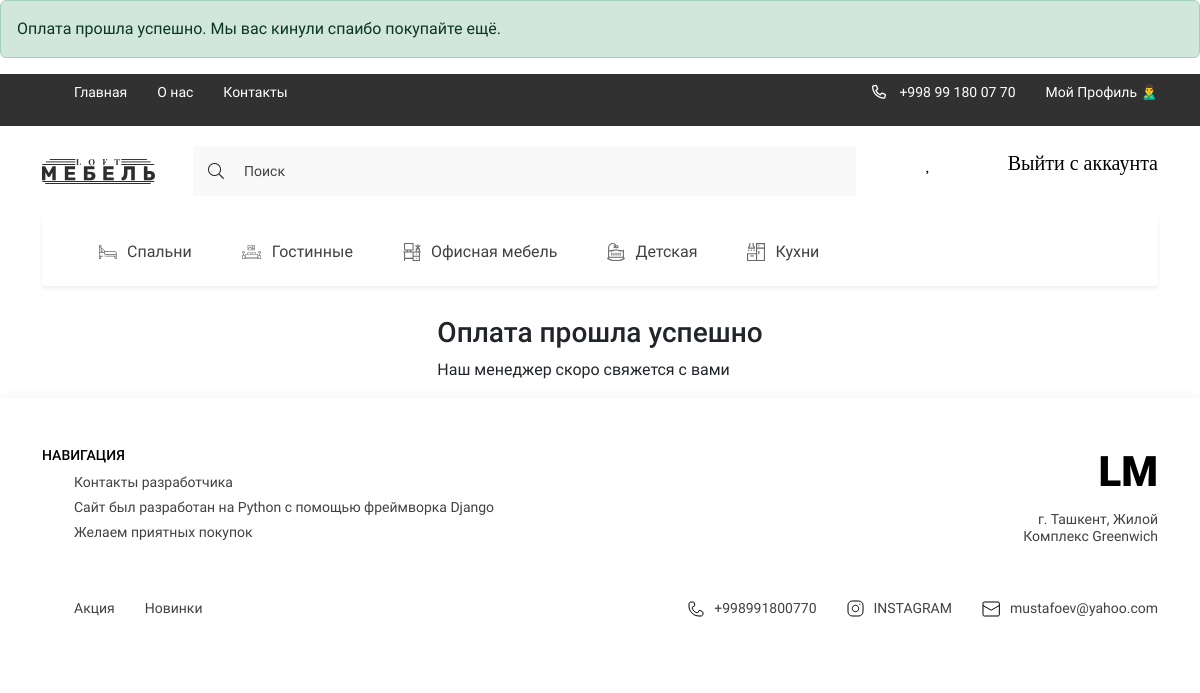
/success/ (signed in), run on the app's committed database.
### digital/models.py (models this page shows, shortened)
class Category(models.Model):
    title = models.CharField(max_length=150, verbose_name='Название категории')
    image = models.ImageField(upload_to='categories/', verbose_name='Изображение', blank=True, null=True)
    slug = models.SlugField(unique=True, null=True)
    parent = models.ForeignKey('self', on_delete=models.CASCADE, null=True, blank=True, related_name='subcategories',
                               related_query_name='subcategories', verbose_name='Категория')
    def get_absolute_url(self):
        return reverse('category_page', kwargs={'slug': self.slug})
    def get_image_category(self):
        if self.image:
            return self.image.url
        else:
            return '-'
    class Meta:
        verbose_name = 'Категория'
        verbose_name_plural = 'Категории'

### digital/views.py (the view)
# urls.py: path('success/', success_payment, name='success'),
def success_payment(request):
    if request.user.is_authenticated:
        user_cart = CartForAuthenticatedUser(request)
        user_cart.clear()
        messages.success(request, 'Оплата прошла успешно. Мы вас кинули спаибо покупайте ещё.')
        return render(request, 'digital/success.html')
    else:
        return redirect('index')

### digital/models.py (called while the page is built)
    @property
    def get_cart_total_price(self):
        order_products = self.orderproduct_set.all()
        total_price = sum([product.get_total_price for product in order_products])
        return total_price

    @property
    def get_cart_total_quantity(self):
        order_products = self.orderproduct_set.all()
        total_price = sum([product.quantity for product in order_products])
        return total_price

### digital/templatetags/digital_tags.py (called while the page is built)
@register.simple_tag()
def get_categories():
    categories = Category.objects.filter(parent=None)
    return categories

### digital/utils.py (called while the page is built)
    def get_cart_info(self):
        customer, created = Customer.objects.get_or_create(user=self.user)
        order, created = Order.objects.get_or_create(customer=customer)
        order_products = order.orderproduct_set.all()
        cart_total_quantity = order.get_cart_total_quantity
        cart_total_price = order.get_cart_total_price
        return {
            'cart_total_quantity': cart_total_quantity,
            'cart_total_price': cart_total_price,
            'order': order,
            'products': order_products
        }

    def clear(self):
        order = self.get_cart_info()['order']
        order_products = order.orderproduct_set.all()
        for product in order_products:
            product.delete()
        order.save()

### digital/templates/digital/success.html (shortened to what this page needs)
{% extends 'base.html' %}
{% load static %}
{% load digital_tags %}
{% block main %}
<main>
    <div>
        <div>
            <h3>Оплата прошла успешно</h3>
            <p>Наш менеджер скоро свяжется с вами</p>
        </div>
    </div>
</main>
{% endblock main %}

### templates/components_base/_categories_list.html
{% load digital_tags %}
{% get_categories as categories %}
<ul class="header__list _categories">
    {% for category in categories %}
    <li>
        <a href="{{ category.get_absolute_url }}" class="header__list-links">
                                <span class="header__list-img">
                                    <img src="{{ category.get_image_category }}"
                                         alt="icons">
                                </span>
            {{ category.title }}
        </a>
    </li>
    {% endfor %}
</ul>

### digital/static/digital/style/style.css (style rules this page uses)
:root { --containerWidth: 1140px; --primaryColor: #414141; --primaryFont: 'Roboto'; --mainColor: #245462; }
* { padding: 0; margin: 0; box-sizing: border-box; text-decoration: none; list-style: none; font-family: var(--primaryFont); }
.nav__content-bars, ._categories, .nav__list-links>img, .nav__bars-open, ._truck { display: none; }
.header__list { display: flex; justify-content: space-between; align-items: center; }
.header__list._categories { justify-content: flex-start; width: 100%; overflow-x: scroll; background: #FFFFFF; box-shadow: 0px 2px 4px rgba(0, 0, 0, 0.07); margin-bottom: 30px; }
.header__list-links { padding: 24px 25px; display: flex; justify-content: center; align-items: center; height: 70px; transition: background .3s linear, color .3s linear; width: max-content; font-family: 'Roboto'; font-size: 16px; line-height: 19px; color: #414141; }
.header__list-links img { margin-right: 10px; min-width: 18px; transition: filter .3s linear; }

### templates/base.html (style rules this page uses)
a { text-decoration:none; }

### data on the page
Category: get_image_category (picture), title "Спальни"
Category: get_image_category (picture), title "Гостинные"
Category: get_image_category (picture), title "Офисная мебель"
Category: get_image_category (picture), title "Детская"
Category: get_image_category (picture), title "Кухни"

### other printed values
{{ message }} "Оплата прошла успешно. Мы вас кинули спаибо покупайте ещё."
